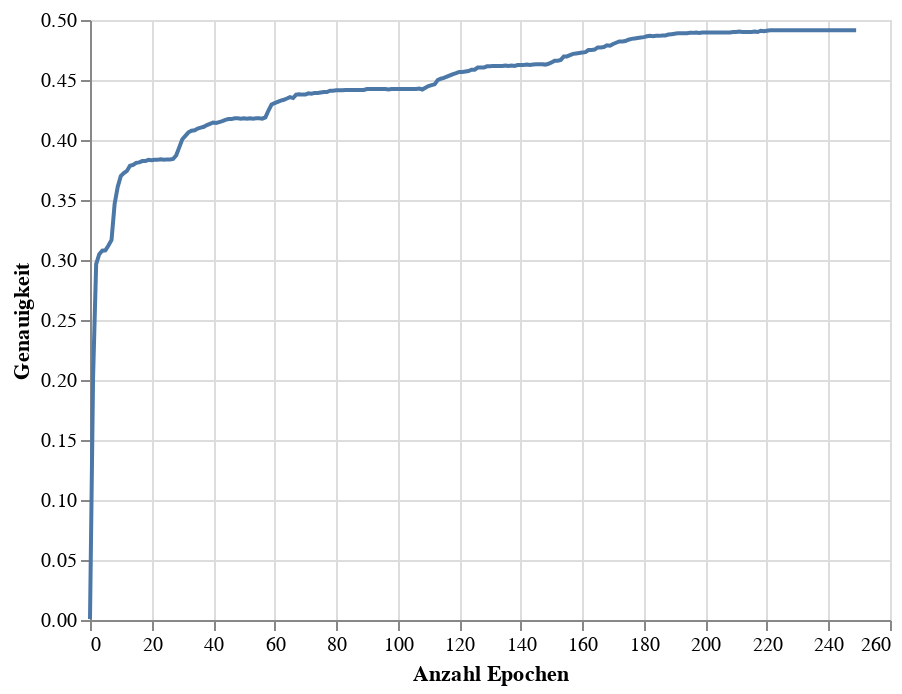

The cell this chart's notebook holds for it:
### Code cell
accuracy_chart = alt.Chart(accuracy_df).mark_line().encode(
    x=alt.X('Epoch',title = 'Anzahl Epochen'),
    y=alt.Y('Accuracy', title = 'Genauigkeit')
)
accuracy_chart

### Figure 1 — Vega-Lite specification as saved in the notebook (floating-point values rounded to 4 significant figures; data arrays with more than 128 entries replaced by an {"elided": "..."} marker saying what was removed)
{"config": {"view": {"continuousWidth": 400, "continuousHeight": 300}}, "data": {"name": "data-77e3ddc9754b3b1fb81afcdae0a601b2"}, "mark": "line", "encoding": {"x": {"field": "Epoch", "title": "Anzahl Epochen", "type": "quantitative"}, "y": {"field": "Accuracy", "title": "Genauigkeit", "type": "quantitative"}}, "$schema": "https://vega.github.io/schema/vega-lite/v4.17.0.json", "datasets": {"data-77e3ddc9754b3b1fb81afcdae0a601b2": {"elided": "250 records"}}}
